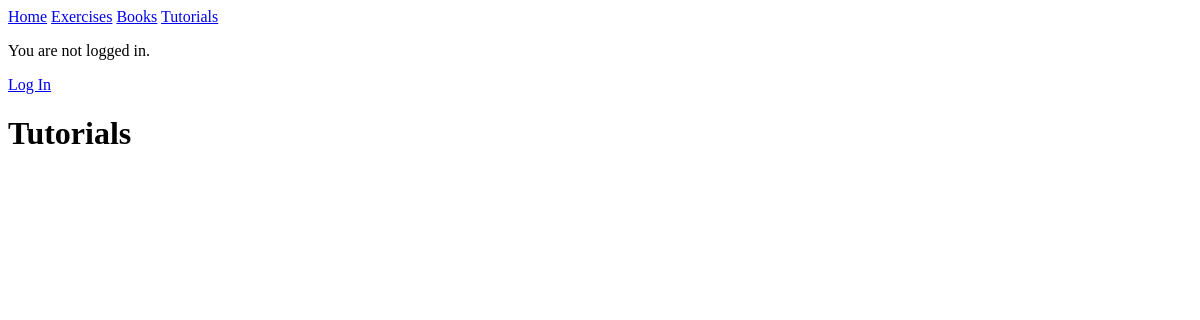
Page /tutorials/ on the earlier database version.
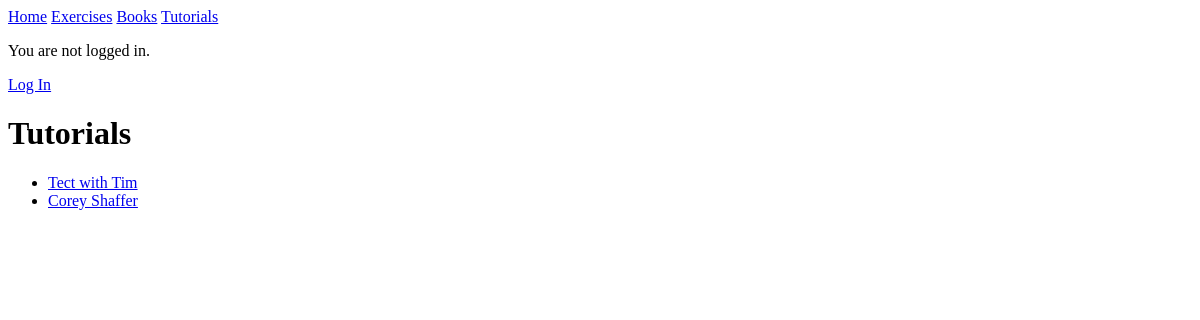
Same page on the later database version.
### tutorials/models.py (models this page shows, shortened)
class TutorialsReview(models.Model):
    name = models.CharField(max_length=100, null=True)
    author = models.CharField(max_length=50, null=True)
    description = models.TextField()
    quality = models.CharField(max_length=10, null=True)
    difficulty = models.CharField(max_length=10, null=True)
    skill_level = models.CharField(max_length=10, null=True)

### tutorials/views.py (the view)
# urls.py: path('', views.HomeListView.as_view(), name='books_index'),
class HomeListView(ListView):
    queryset = TutorialsReview.objects.all()
    template_name = 'tutorials.html'
    model = TutorialsReview

### templates/tutorials.html
{% extends "base.html" %}
{% block content %}
    <h1>Tutorials</h1>
    <ul>
    {%  for review in object_list %}
        <li>
            <a href="{%  url 'tutorials_detail' id=review.id %}">{{ review.name }}</a>
        </li>
    {%  endfor %}
    </ul>
{% endblock %}

### templates/base.html (shortened to what this page needs)
<!DOCTYPE html>
<html lang="en">
<head>
</head>
<body>
    <a href={%  url 'home_index' %}>Home</a>
    <a href={%  url 'exercises_index' %}>Exercises</a>
    <a href={%  url 'books_index' %}>Books</a>
    <a href={%  url 'tutorials_index' %}>Tutorials</a>
        {% if user.is_authenticated %}
            <p>Hi {{ user.username }}!</p>
            <p><a href="{% url 'logout' %}">Log out</a></p>
        {% else %}
            <p>You are not logged in.</p>
        <a href="{% url 'login' %}">Log In</a>
        {% endif %}
    {%  block content %}
    {%  endblock content %}
</body>
</html>

Differences in the rows shown:
added TutorialsReview: name "Tect with Tim"
added TutorialsReview: name "Corey Shaffer"
